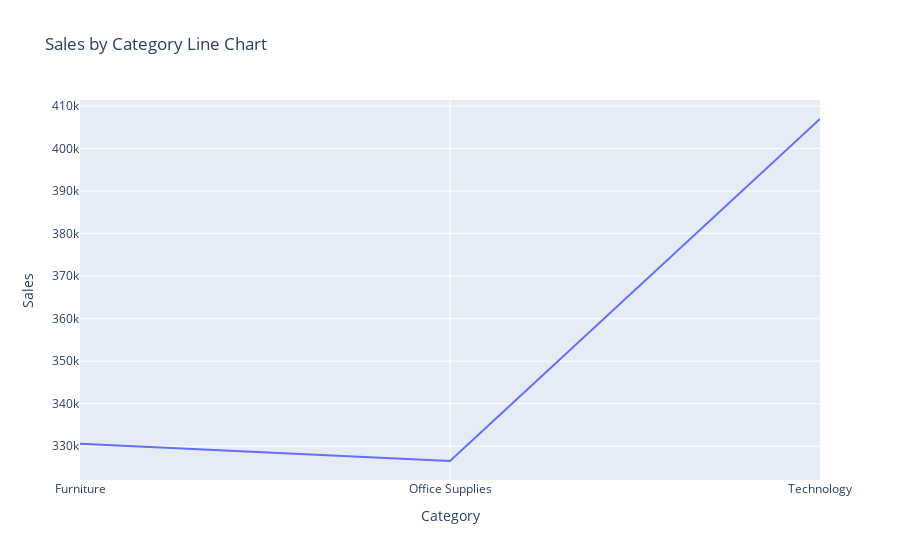

Write notebook code for a chart like this one.
### Code cell
fig = px.line(
    Sales_by_Category,
    x = 'Category',
    y = 'Sales',
    title = 'Sales by Category Line Chart'
)
fig.show()

### Figure 1 — Plotly figure (JSON) as saved in the notebook; plotly's stock layout.template omitted (floating-point values rounded to 4 significant figures)
{"data": [{"hovertemplate": "Category=%{x}<br>Sales=%{y}<extra></extra>", "legendgroup": "", "line": {"color": "#636efa", "dash": "solid"}, "marker": {"symbol": "circle"}, "mode": "lines", "name": "", "orientation": "v", "showlegend": false, "type": "scatter", "x": ["Furniture", "Office Supplies", "Technology"], "xaxis": "x", "y": [330600.0, 326500.0, 406900.0], "yaxis": "y"}], "layout": {"autosize": true, "legend": {"tracegroupgap": 0}, "title": {"text": "Sales by Category Line Chart"}, "xaxis": {"anchor": "y", "autorange": true, "domain": [0, 1], "range": [0, 2], "title": {"text": "Category"}, "type": "category"}, "yaxis": {"anchor": "x", "autorange": true, "domain": [0, 1], "range": [322100.0, 411400.0], "title": {"text": "Sales"}, "type": "linear"}}}
